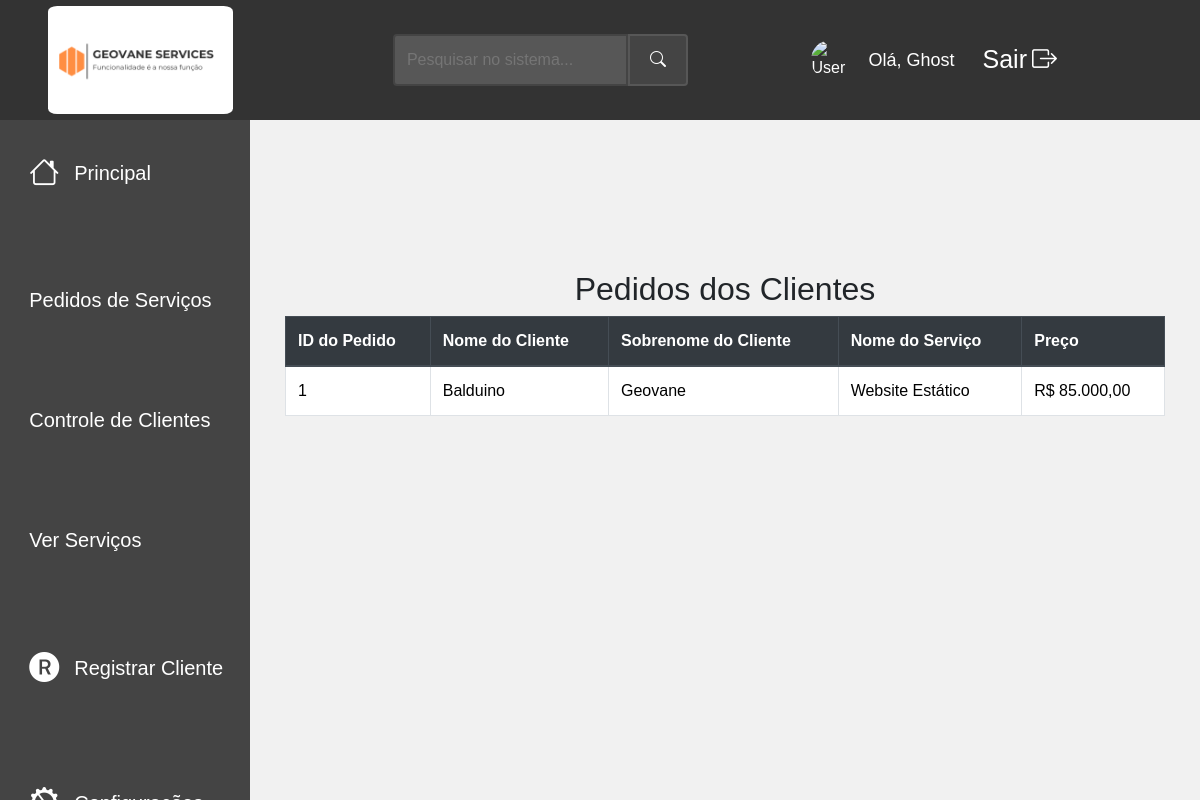
/funcionario/funcionario_pedido.php (signed in), run on the app's committed database.
### tables this page shows
CREATE TABLE IF NOT EXISTS `pedidos` (
  `id` int NOT NULL AUTO_INCREMENT,
  `id_cliente` int DEFAULT NULL,
  `id_servico` int DEFAULT NULL,
  `data_pedido` datetime DEFAULT CURRENT_TIMESTAMP,
  `data_entrega` datetime DEFAULT NULL,
  `estado` varchar(50) NOT NULL DEFAULT 'Pendente',
  `status` varchar(50) DEFAULT NULL,
  `id_funcionario` int DEFAULT NULL,
  PRIMARY KEY (`id`),
  KEY `id_cliente` (`id_cliente`),
  KEY `id_servico` (`id_servico`),
  KEY `fk_funcionario` (`id_funcionario`)
);

CREATE TABLE IF NOT EXISTS `cliente` (
  `id_cliente` int NOT NULL AUTO_INCREMENT,
  `nome` varchar(100) DEFAULT NULL,
  `sobrenome` varchar(100) DEFAULT NULL,
  `docId` varchar(20) DEFAULT NULL,
  `email` varchar(100) DEFAULT NULL,
  `telefone` varchar(20) DEFAULT NULL,
  `data_nasc` date DEFAULT NULL,
  `sexo` enum('masculino',' feminino') DEFAULT NULL,
  `endereco` varchar(255) DEFAULT NULL,
  `senha` varchar(255) DEFAULT NULL,
  `conf_senha` varchar(255) DEFAULT NULL,
  `imagem_perfil` varchar(255) DEFAULT NULL,
  `id_funcionario` int DEFAULT NULL,
  `saldo` decimal(10,2) NOT NULL DEFAULT '0.00',
  PRIMARY KEY (`id_cliente`),
  KEY `id_funcionario` (`id_funcionario`)
);

CREATE TABLE IF NOT EXISTS `servicos` (
  `id_servico` int NOT NULL AUTO_INCREMENT,
  `nome` varchar(100) DEFAULT NULL,
  `descricao` text,
  `preco` decimal(10,2) NOT NULL,
  `imagem` varchar(255) NOT NULL,
  `id_categoria` int DEFAULT NULL,
  PRIMARY KEY (`id_servico`),
  KEY `id_categoria` (`id_categoria`)
);

### funcionario/veryFun.php (called while the page is built, shortened)
<?php
    $nomeUsuario = $_SESSION['usuario'];
    ?>

### funcionario/funcionario_pedido.php (the view, shortened to what this page needs)
<?php
    require './veryFun.php';
    require '../conexao.php';
    $query = "
        SELECT p.id AS pedido_id, c.nome AS cliente_nome, c.sobrenome AS cliente_sobrenome, s.nome AS servico_nome, s.preco
        FROM Pedidos p
        INNER JOIN Cliente c ON p.id_cliente = c.id_cliente
        INNER JOIN Servicos s ON p.id_servico = s.id_servico
        ORDER BY p.id DESC
    ";
    $result = $conexao->query($query);
?>
<!DOCTYPE html>
<html lang="pt-br">
<head>
    <link href="https://cdn.jsdelivr.net/npm/bootstrap@5.3.3/dist/css/bootstrap.min.css" rel="stylesheet">
    <link href="https://cdn.jsdelivr.net/npm/bootstrap@5.3.3/dist/css/bootstrap.min.css" rel="stylesheet">
    <link rel="stylesheet" href="https://cdn.jsdelivr.net/npm/bootstrap-icons@1.11.3/font/bootstrap-icons.min.css">
    <link rel="stylesheet" href="https://maxcdn.bootstrapcdn.com/bootstrap/4.5.2/css/bootstrap.min.css">
</head>
<body>
<div class="topbar">
    <div class="logo">
        <img src="../assets/logo.png" alt="Logo";>
    </div>
    <div class="search-box">
        <form action="search.php" method="GET">
            <input type="text" name="query" placeholder="Pesquisar no sistema...">
            <button type="submit"><i class="bi bi-search"></i></button>
        </form>
    </div>
    <div class="user-info">
        <img src="../assets/user-avatar.png" alt="User Avatar">
        <div class="username">Olá, <?php  echo  " $nomeUsuario"; ?> </div>
        <a href="logout.php" style="color: white; margin-left: 10px;">Sair<i class="bi bi-box-arrow-right"></i></a>
    </div>
</div>
<div class="sidebar">
    <a href="funcionario.php"> <span class="icon"><i class="bi bi-house"></i></span>
    <span class="txt-link">Principal</span></a>
    <a href="funcionario_pedido.php">Pedidos de Serviços</a>
    <a href="./controlCliente.php">Controle de Clientes</a>
    <a href="funcionarioServicos.php">Ver Serviços</a>
    <a href="registroCliente.php">
         <span class="icon"><i class="bi bi-r-circle-fill"></i></span>
        <span class="txt-link">Registrar Cliente</span>
    </a>
    <a href="configuracao.php" style="color: white;"><span class="icon"><i class="bi bi-gear-wide-connected"></i></span> Configurações</a>
</div>
<div class="content">
    <header class="header">
        <div class="container mt-5">
            <h2 class="text-center">Pedidos dos Clientes</h2>
            <table class="table table-bordered">
                <thead class="thead-dark">
                    <tr>
                        <th>ID do Pedido</th>
                        <th>Nome do Cliente</th>
                        <th>Sobrenome do Cliente</th>
                        <th>Nome do Serviço</th>
                        <th>Preço</th>
                    </tr>
                </thead>
                <tbody>
                    <?php while ($row = $result->fetch_assoc()): ?>
                        <tr>
                            <td><?php echo $row['pedido_id']; ?></td>
                            <td><?php echo $row['cliente_nome']; ?></td>
                            <td><?php echo $row['cliente_sobrenome']; ?></td>
                            <td><?php echo $row['servico_nome']; ?></td>
                            <td>R$ <?php echo number_format($row['preco'], 2, ',', '.'); ?></td>
                        </tr>
                    <?php endwhile; ?>
                </tbody>
            </table>
        </div>
    </header>
</div>
</body>
</html>

### funcionario/funcionario_pedido.php (style rules this page uses)
body { font-family: Arial, sans-serif; margin: 0; display: flex; flex-direction: column; height: 100vh; background-color: #f1f1f1; }
.topbar { display: flex; justify-content: space-between; align-items: center; width: 100%; height: 120px; background-color: #333; color: white; padding: 10px 20px; position: fixed; top: 0; z-index: 1000; }
.search-box { flex-grow: 1; display: flex; justify-content: center; margin: 0 20px; }
.search-box form { display: flex; width: 50%; }
.search-box input[type="text"] { flex-grow: 1; padding: 12px; font-size: 16px; border: 2px solid #444; border-radius: 4px 0 0 4px; background-color: #575757; color: white; }
.search-box button { padding: 12px 20px; border: 2px solid #575757; border-radius: 0 4px 4px 0; background-color: #444; color: white; cursor: pointer; }
.topbar .user-info { display: flex; align-items: center; margin-left: auto; margin-right: 20px; }
.topbar .user-info .username { margin-right: 15px; font-size: 18px; color: white; }
.topbar .user-info a { color: whitesmoke; text-decoration: none; font-size: 25px; transition: color 0.3s; padding: 1px 3px; border-radius: 5%; margin-right: 100px; display: flex; align-items: center; }
.topbar .user-info a i { margin-left: 5px; }
.topbar .user-info img { border-radius: 50%; width: 40px; height: 40px; margin-right: 17px; }
.topbar .logo { width: 200px; text-align: center; margin-left: 20px; }
.topbar .logo img { width: 185px; border-radius: 5%; }
.sidebar { width: 250px; background-color: #444; color: white; padding-top: 60px; position: fixed; height: 100%; top: 0; padding-left: 20px; padding-top: 80px; overflow-y: auto; }
.sidebar a { margin-top: 50px; text-decoration: none; color: white; display: flex; align-items: center; transition: 0.3s; margin-bottom: 5px; font-size: 20px; padding: 20px 4%; }
.sidebar a .icon, .sidebar a .txt-icon { font-size: 30px; margin-right: 15px; }
.content { margin-left: 250px; padding: 20px; flex-grow: 1; overflow-y: auto; height: calc(100vh - 60px); }
.header { margin-top:250px; justify-content: center; align-items: center; }
.header h2 { text-align: center; }

### data on the page
pedidos: id "1", id_cliente.nome "Balduino", id_cliente.sobrenome "Geovane", id_servico.nome "Website Estático", id_servico.preco "85.000,00"

### other printed values
$nomeUsuario "Ghost"
